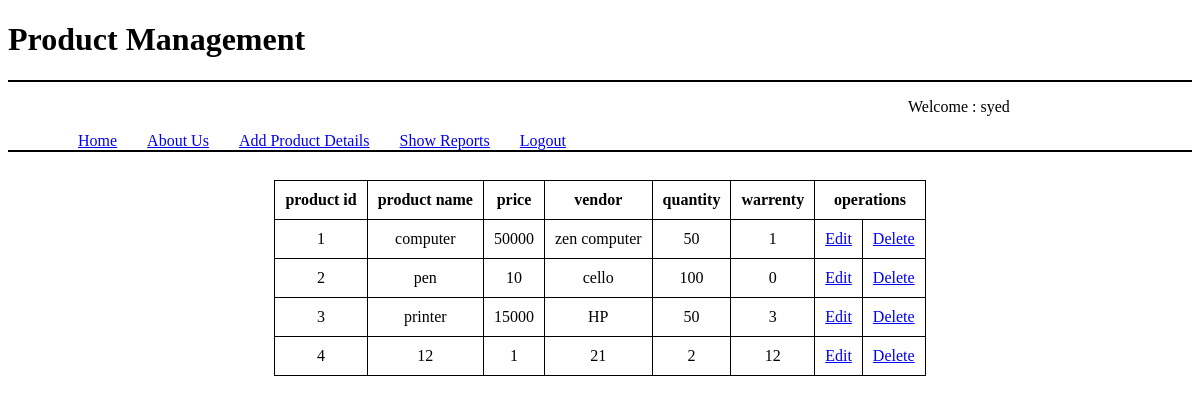
Screenshot of /index (signed in) with the database file from the repository.
### fullcurd/models.py (models this page shows, shortened)
class Product(models.Model):
    productid = models.AutoField(primary_key=True)
    productname = models.CharField(max_length=50)
    price = models.IntegerField()
    vendor = models.CharField(max_length=50,)
    quantity = models.IntegerField()
    waranty = models.IntegerField()

### fullcurd/views.py (the view)
# urls.py: path("index",views.index, name='index'),
@login_required(login_url='login')
def index(request):
    product = Product.objects.all()
    context = {
        "product" : product
    }
    return render(request, 'fullcurd/index.html', context)

### fullcurd/templates/fullcurd/index.html (shortened to what this page needs)
{% extends 'main.html'%}
{% block content %}
<table >
  <tr>
    <th>product id</th>
    <th>product name</th>
    <th>price</th>
    <th>vendor</th>
    <th>quantity</th>
    <th>warrenty</th>
    <th colspan = 2>operations</th>
  </tr>
  {% for prod in product %}
  <tr>
    <td>{{prod.productid}}</td>
    <td>{{prod.productname}}</td>
    <td>{{prod.price}}</td>
    <td>{{prod.vendor}}</td>
    <td>{{prod.quantity}}</td>
    <td>{{prod.waranty}}</td>
    <td><a href="{% url "update" prod.productid  %}">Edit</a>
    <td><a href="{% url "delete" prod.productid %}">Delete</a>
  </tr>
  {% endfor %} {% endblock content %}

### templates/main.html (shortened to what this page needs)
<!DOCTYPE html>
{% load static %}
<html lang="en">
<head>
    <link rel="stylesheet" href="{% static 'style/main.css' %}">
</head>
<body>
    <h1>Product Management</h1>
    <hr>
    {%include 'nav.html'%}
    <br>
    <hr>
    <br>
    {%block content%}
    {% endblock %}
</body>
</html>

### templates/nav.html
{% block content %}
{% if request.user.is_authenticated %}
<div id='display'>
    <p>
        Welcome : {{user.username}}
    </p>
</div>
<ul class="navbl">
    <li><a href='{% url 'index' %}'>Home</a></li>
    <li><a href="#">About Us</a></li>
    <li><a href="{% url 'create' %}">Add Product Details</a></li>
    <li><a href="{% url 'index' %}">Show Reports</a></li>
    <li><a href ={% url 'logout' %} >Logout</a></li>
</ul>
{%else%}
    <ul class="navbl">
        <li><a href='{% url 'index' %}'>Home</a></li>
        <li>About Us</li>
        <li>Contact</li>
    </ul>
    {% endif %}
{% endblock content %}

### static/style/main.css (style rules this page uses)
#display { margin-left: 900px; }
table ,th, td { border: 1px solid black; border-collapse: collapse; padding: 10px; margin:auto }
td { text-align: center; }
hr { border: 1px solid; display: block; margin-block-start: 0; margin-block-end: 0; margin-bottom: 10px; overflow: hidden; }
li { float: left; padding-left: 30px; color: rgb(0, 0, 0); text-decoration: none; list-style: none; }

### rows the page displays
Product: productid "1", productname "computer", price "50000", vendor "zen computer", quantity "50", waranty "1"
Product: productid "2", productname "pen", price "10", vendor "cello", quantity "100", waranty "0"
Product: productid "3", productname "printer", price "15000", vendor "HP", quantity "50", waranty "3"
Product: productid "4", productname "12", price "1", vendor "21", quantity "2", waranty "12"

### other values shown
{{ user.username }} "syed"
